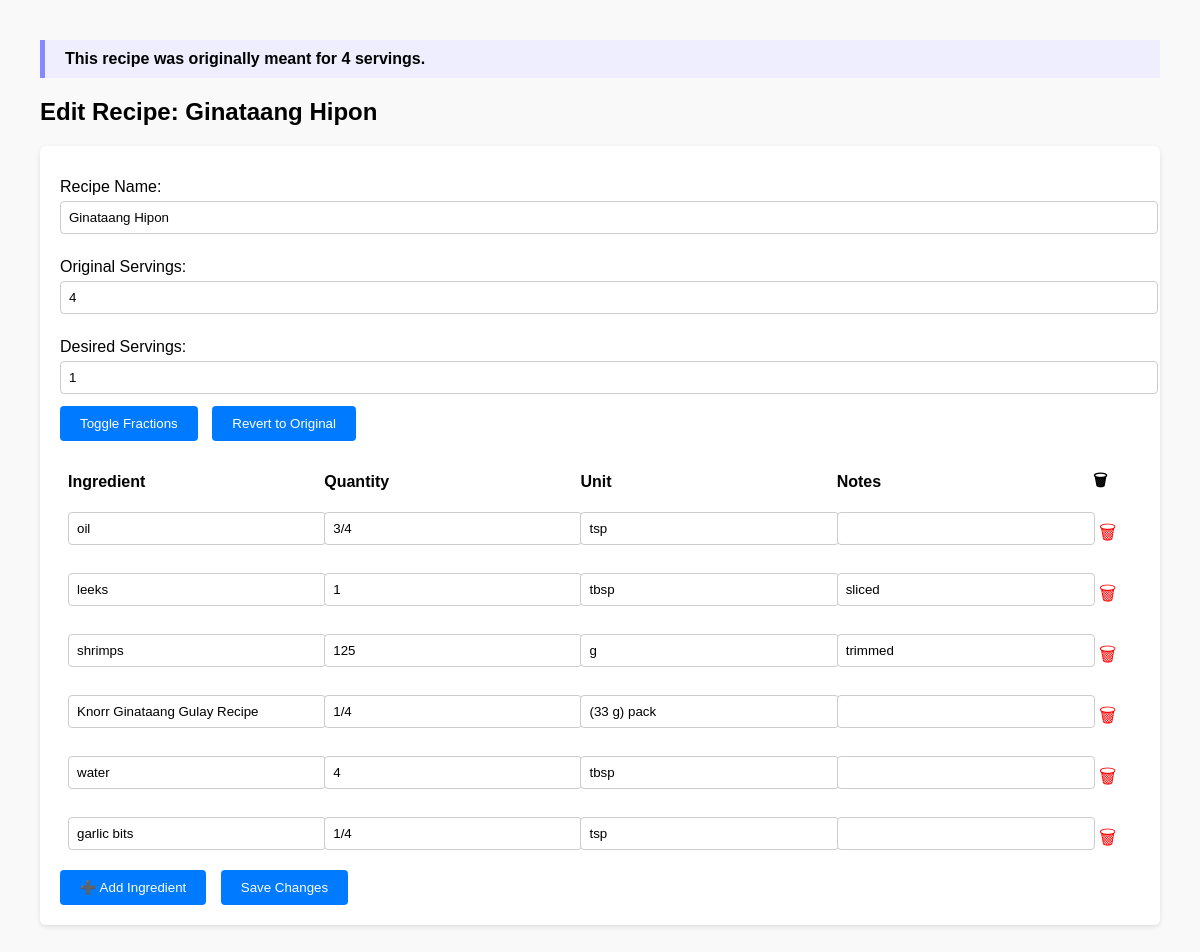
Screenshot of /edit-recipe/55/ (signed in) with the database file from the repository.
### core/models.py (models this page shows, shortened)
class Recipe(models.Model):
    user = models.ForeignKey(User, on_delete=models.CASCADE)
    name = models.CharField(max_length=100)
    original_servings = models.IntegerField(default=1)
    desired_servings = models.IntegerField(null=True, blank=True)
    servings = models.PositiveIntegerField()
    use_fractions = models.BooleanField(default=True)

class Ingredient(models.Model):
    recipe = models.ForeignKey(Recipe, on_delete=models.CASCADE, related_name='ingredients')
    name = models.CharField(max_length=255)
    quantity = models.CharField(max_length=20)  # For display (e.g. "1 1/2")
    quantity_float = models.FloatField(null=True, blank=True)  # For math
    unit = models.CharField(max_length=50, blank=True)
    note = models.CharField(max_length=200, blank=True)
    def __str__(self):
        return f"{self.quantity} {self.unit} {self.name} {self.note}" if self.note else f"{self.quantity} {self.unit} {self.name}"

### core/views.py (the view, shortened to what this page needs)
# urls.py: path('edit-recipe/<int:recipe_id>/', views.edit_recipe, name='edit_recipe'),
@login_required
def edit_recipe(request, recipe_id):
    recipe = get_object_or_404(Recipe, id=recipe_id)
    ingredients = recipe.ingredients.all().order_by('id')
    rounding_enabled = request.POST.get("use_fractions") == "on"  # or use request.GET for toggle button
    recipe.use_fractions = rounding_enabled
    recipe.save()
    parsed_ingredients = list(recipe.ingredients.all())
    print(recipe.ingredients.all())
    return render(request, 'core/edit_recipe.html', {
        'recipe': recipe,
        'parsed_ingredients': parsed_ingredients,
    })

### core/templates/core/edit_recipe.html (shortened to what this page needs)
<!DOCTYPE html>
<html lang="en">
<head>
</head>
<body>
<div class="banner">
    This recipe was originally meant for {{ recipe.original_servings }} servings.
</div>
<h2>Edit Recipe: {{ recipe.name }}</h2>
<form method="post">
    <label for="recipe_name">Recipe Name:</label>
    <input type="text" name="recipe_name" value="{{ recipe.name }}">
    <label for="original_servings">Original Servings:</label>
    <input type="number" name="original_servings" value="{{ recipe.original_servings }}">
    <label for="desired_servings">Desired Servings:</label>
    <input type="number" name="desired_servings" value="{{ recipe.servings }}">
    <div class="top-buttons">
        <button type="button" class="btn" onclick="toggleFractions()">Toggle Fractions</button>
        <button type="submit" name="action" value="revert" class="btn">Revert to Original</button>
    </div>
    <table class="ingredient-table" id="ingredient-table">
        <thead>
            <tr>
                <th>Ingredient</th>
                <th>Quantity</th>
                <th>Unit</th>
                <th>Notes</th>
                <th>🗑</th>
            </tr>
        </thead>
        <tbody>
            {% for ing in parsed_ingredients %}
            <tr>
                <td><input type="text" name="name_{{ forloop.counter0 }}" value="{{ ing.name }}"></td>
                <td><input type="text" class="quantity" name="quantity_{{ forloop.counter0 }}" value="{{ ing.quantity }}"></td>
                <td><input type="text" name="unit_{{ forloop.counter0 }}" value="{{ ing.unit }}"></td>
                <td><input type="text" name="note_{{ forloop.counter0 }}" value="{{ ing.note }}"></td>
                <td><button type="button" class="delete-btn" onclick="deleteRow(this)">🗑</button></td>
            </tr>
            {% endfor %}
        </tbody>
    </table>
    <button type="button" class="btn" onclick="addIngredient()">➕ Add Ingredient</button>
    <button type="submit" class="btn">Save Changes</button>
</form>
</body>
</html>

### core/templates/core/edit_recipe.html (style rules this page uses)
body { font-family: Arial, sans-serif; background: #f9f9f9; margin: 40px; }
.banner { background-color: #eef; padding: 10px 20px; margin-bottom: 20px; border-left: 5px solid #88f; font-weight: bold; }
form { background: white; padding: 20px; border-radius: 6px; box-shadow: 0 2px 5px rgba(0,0,0,0.1); }
label { display: block; margin: 12px 0 5px; }
input[type="text"], input[type="number"] { width: 100%; padding: 8px; margin-bottom: 12px; border: 1px solid #ccc; border-radius: 4px; }
.btn { background-color: #007BFF; color: white; padding: 10px 20px; border: none; border-radius: 4px; cursor: pointer; margin-right: 10px; }
.ingredient-table { width: 100%; border-collapse: collapse; margin-top: 20px; }
.ingredient-table th, .ingredient-table td { padding: 8px; text-align: left; }
.ingredient-table input { width: 100%; }
.top-buttons { margin-bottom: 15px; }
.delete-btn { background: none; border: none; color: red; font-size: 1.2em; cursor: pointer; }

### rows the page displays
Recipe: original_servings "4", name "Ginataang Hipon", recipe_name "Ginataang Hipon", desired_servings "1"
Ingredient: name_0 "oil", quantity_0 "3/4", unit_0 "tsp"
Ingredient: name "leeks", quantity "1", unit "tbsp", note "sliced"
Ingredient: name "shrimps", quantity "125", unit "g", note "trimmed"
Ingredient: name "Knorr Ginataang Gulay Recipe", quantity "1/4", unit "(33 g) pack"
Ingredient: name "water", quantity "4", unit "tbsp"
Ingredient: name "garlic bits", quantity "1/4", unit "tsp"
